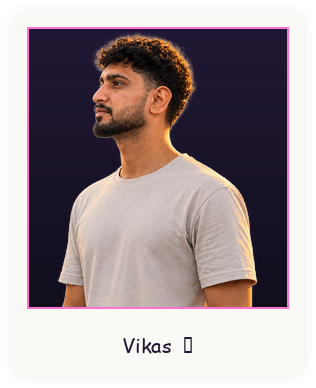
#> input picture assets/profile-polaroid.png, 316 x 388 px
$ python prep_photo.py ../assets/profile-polaroid.png
#> lines starting #> are read from the running program, lines starting #| are printed output that depends on the picture
#!/usr/bin/env python3
"""
scripts/prep_photo.py

Preprocesses a user-provided portrait photograph:
1. Validates local file existence (default: item_5.png).
2. Crops to subject boundaries while preserving head-to-torso proportions.
3. Preserves alpha transparency mask (or applies local rembg if opaque).
4. Applies Contrast Limited Adaptive Histogram Equalization (CLAHE) on the subject.
5. Scales to terminal monospace character grid maintaining correct aspect ratio (~0.55).
"""

import sys
import os
from typing import Tuple, Dict, Any, Optional
import numpy as np
from PIL import Image

def apply_clahe(img_gray: np.ndarray, clip_limit: float = 2.2, grid_size: Tuple[int, int] = (8, 8)) -> np.ndarray:
    """
    Pure NumPy implementation of Contrast Limited Adaptive Histogram Equalization (CLAHE).
    Guarantees consistent local execution without external binary dependencies.
    """
    h, w = img_gray.shape
    gh, gw = grid_size
    tile_h = max(1, h // gh)
    tile_w = max(1, w // gw)

    mappings = np.zeros((gh, gw, 256), dtype=np.float32)
    for r in range(gh):
        for c in range(gw):
            tile = img_gray[r * tile_h : (r + 1) * tile_h, c * tile_w : (c + 1) * tile_w]
            if tile.size == 0:
                mappings[r, c] = np.arange(256, dtype=np.float32)
                continue
            hist, _ = np.histogram(tile, bins=256, range=(0, 256))
            clip_val = max(1, int(clip_limit * (tile.size / 256.0)))
            excess = np.sum(np.maximum(hist - clip_val, 0))
            hist = np.minimum(hist, clip_val)
            hist += excess // 256
            cdf = hist.cumsum()
            cdf_min = cdf.min()
            cdf_max = cdf.max()
            if cdf_max > cdf_min:
                mapping = (cdf - cdf_min) / (cdf_max - cdf_min) * 255.0
            else:
                mapping = np.arange(256, dtype=np.float32)
            mappings[r, c] = mapping

    out = np.zeros_like(img_gray, dtype=np.float32)
    r_coords = (np.arange(h) - tile_h / 2.0) / tile_h
    c_coords = (np.arange(w) - tile_w / 2.0) / tile_w

    r0 = np.clip(np.floor(r_coords).astype(int), 0, gh - 1)
    r1 = np.clip(r0 + 1, 0, gh - 1)
    c0 = np.clip(np.floor(c_coords).astype(int), 0, gw - 1)
    c1 = np.clip(c0 + 1, 0, gw - 1)

    dr = np.clip(r_coords - r0, 0, 1)[:, None]
    dc = np.clip(c_coords - c0, 0, 1)[None, :]

    for r in range(h):
        for c in range(w):
            val = img_gray[r, c]
            m00 = mappings[r0[r], c0[c], val]
            m01 = mappings[r0[r], c1[c], val]
            m10 = mappings[r1[r], c0[c], val]
            m11 = mappings[r1[r], c1[c], val]

            top = (1 - dc[0, c]) * m00 + dc[0, c] * m01
            bot = (1 - dc[0, c]) * m10 + dc[0, c] * m11
            out[r, c] = (1 - dr[r, 0]) * top + dr[r, 0] * bot

    return np.clip(out, 0, 255).astype(np.uint8)


def prepare_photo(
    photo_path: str = "item_5.png",
    cols: int = 64,
    char_aspect_ratio: float = 0.55
) -> Dict[str, Any]:
    """
    Process image and return character grid matrix and metadata.
    """
#> called with photo_path = '../assets/profile-polaroid.png', cols = 64, char_aspect_ratio = 0.55
    if not os.path.exists(photo_path):
        raise FileNotFoundError(f"Source photograph not found at {photo_path}")

    img = Image.open(photo_path)
#> img is the input picture: PIL image 316x388 RGBA; mean R, G, B, A 128.6, 114.5, 118.8, 220.2
    if img.mode != "RGBA":
        img = img.convert("RGBA")

    # Locate subject bounding box based on alpha channel
    arr = np.array(img)
    alpha = arr[:, :, 3]
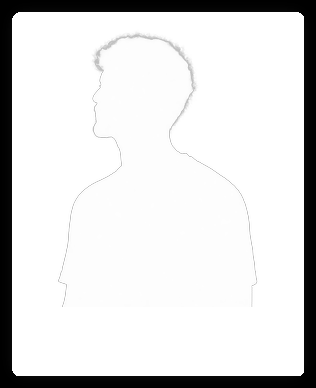
#> alpha: shape (388, 316); min 0, max 255, mean 220.2

    y_indices, x_indices = np.where(alpha > 40)
    if len(y_indices) > 0 and len(x_indices) > 0:
        # Pad slightly around subject
        pad = 20
        min_x = max(0, int(x_indices.min()) - pad)
#> min_x = 0
        max_x = min(img.width, int(x_indices.max()) + pad)
#> max_x = 316
        min_y = max(0, int(y_indices.min()) - pad)
#> min_y = 0
        max_y = min(img.height, int(y_indices.max()) + pad)
#> max_y = 388
        cropped = img.crop((min_x, min_y, max_x, max_y))
    else:
        cropped = img

    # Compute target rows preserving monospace aspect ratio
    # Monospace characters are taller than wide (~0.55 width-to-height)
    aspect = cropped.height / cropped.width
#> aspect = 1.23
    rows = max(10, int(cols * aspect * char_aspect_ratio))
#> rows = 43

    resized = cropped.resize((cols, rows), Image.Resampling.LANCZOS)
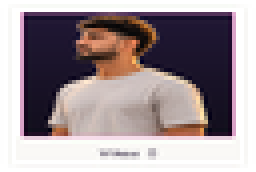
#> resized: PIL image 64x43 RGBA (shown 4 times larger); mean R, G, B, A 140.2, 127.5, 131.4, 219.8; transparent parts drawn white
    arr_resized = np.array(resized)

    gray = np.array(resized.convert("L"))
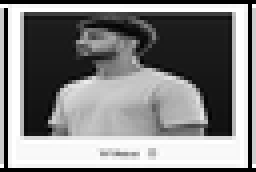
#> gray: shape (43, 64) (shown 4 times larger); min 0, max 255, mean 131.7
    alpha_resized = arr_resized[:, :, 3]
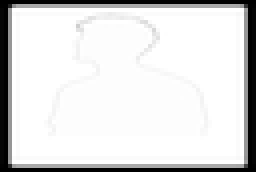
#> alpha_resized: shape (43, 64) (shown 4 times larger); min 0, max 255, mean 219.8

    # Enhance contrast on subject using CLAHE
    enhanced_gray = apply_clahe(gray, clip_limit=2.2)
#> after the loop in apply_clahe, `for r in range(h):`:
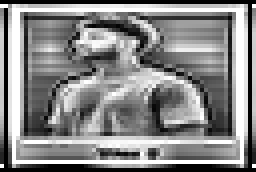
#> out: shape (43, 64) float32 (shown 4 times larger); min 0, max 255, mean 135.8

    return {
        "gray": enhanced_gray,
        "alpha": alpha_resized,
        "cols": cols,
        "rows": rows,
        "original_size": img.size,
        "cropped_size": cropped.size
    }


def main():
    path = sys.argv[1] if len(sys.argv) > 1 else "item_5.png"
    print(f"Preparing photo from: {path}")
    res = prepare_photo(path)
#> res = 6 items
    print(f"Successfully prepped photo: {res['cols']} cols x {res['rows']} rows")
#| Successfully prepped photo: 64 cols x 43 rows


if __name__ == "__main__":
    main()
